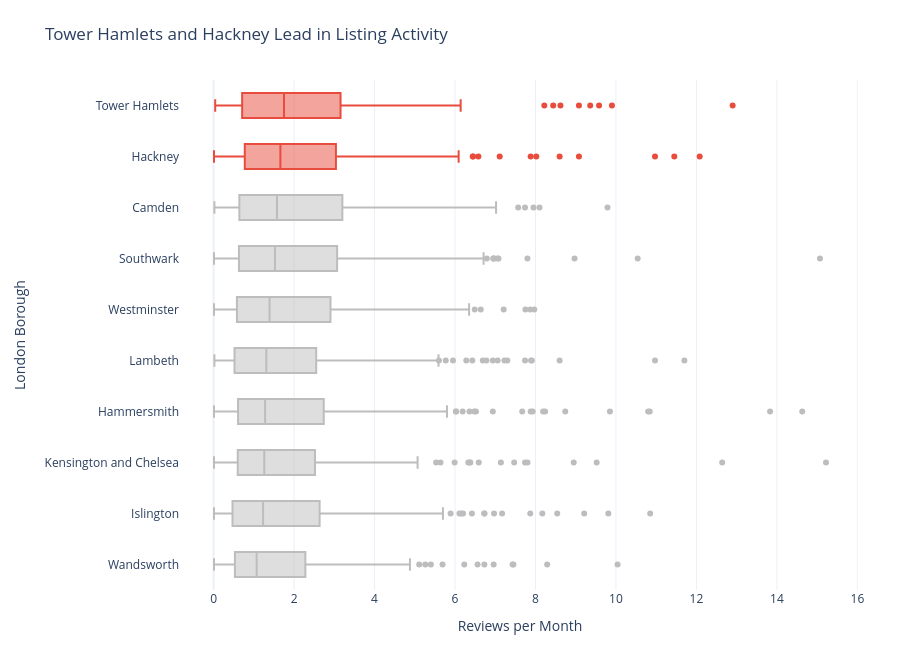

Here is the notebook cell this chart was saved with:
### Markdown cell above
## Task 2 — Box plot: listing activity by borough

**What to build:** A **horizontal box plot** comparing listing activity (reviews per month) across London boroughs — reviews per month is a proxy for how frequently a listing is booked.

**Requirements:**
- Horizontal orientation (borough names are long)
- Sorted by median reviews per month (most active at top)
- Highlight the **two most active** boroughs in a different colour
- Outliers shown as individual points
- Insight title naming the two busiest boroughs

> 💡 Some listings have zero reviews — these are new or inactive listings. Filter them out with before plotting

### Code cell
import pandas as pd
import plotly.graph_objects as go

# Step 1: Filter out listings with zero reviews
plot_df = df[df['reviews_per_month'] > 0].copy()

# Step 2: Calculate median reviews per borough
borough_col = 'neighbourhood'

medians = (
    plot_df.groupby(borough_col)['reviews_per_month']
    .median()
    .sort_values(ascending=False)
)

# Step 3: Identify the two most active boroughs
top_two = medians.head(2).index.tolist()

print("Top 2 most active boroughs:", top_two)

# Step 4: Create horizontal box plot
fig = go.Figure()

for borough in medians.index:
    subset = plot_df[plot_df[borough_col] == borough]

    color = '#E74C3C' if borough in top_two else '#BDBDBD'

    fig.add_trace(go.Box(
        x=subset['reviews_per_month'],
        y=[borough] * len(subset),
        name=borough,
        orientation='h',
        marker_color=color,
        line_color=color,
        boxpoints='outliers',
        showlegend=False
    ))

# Step 5: Add insight title
fig.update_layout(
    title=f"{top_two[0]} and {top_two[1]} Lead in Listing Activity",
    xaxis_title='Reviews per Month',
    yaxis_title='London Borough',
    template='plotly_white',
    height=max(650, len(medians) * 32),
    margin=dict(l=180, r=40, t=80, b=60)
)

# Show highest median at the top
fig.update_yaxes(
    categoryorder='array',
    categoryarray=medians.index[::-1].tolist()
)

fig.show()

### Figure 1 — Plotly figure (JSON) as saved in the notebook; plotly's stock layout.template omitted (floating-point values rounded to 4 significant figures; data arrays with more than 128 entries replaced by an {"elided": "..."} marker saying what was removed)
{"data": [{"boxpoints": "outliers", "line": {"color": "#E74C3C"}, "marker": {"color": "#E74C3C"}, "name": "Tower Hamlets", "orientation": "h", "showlegend": false, "type": "box", "x": {"elided": "259 float values"}, "y": {"elided": "259 str values"}}, {"boxpoints": "outliers", "line": {"color": "#E74C3C"}, "marker": {"color": "#E74C3C"}, "name": "Hackney", "orientation": "h", "showlegend": false, "type": "box", "x": {"elided": "252 float values"}, "y": {"elided": "252 str values"}}, {"boxpoints": "outliers", "line": {"color": "#BDBDBD"}, "marker": {"color": "#BDBDBD"}, "name": "Camden", "orientation": "h", "showlegend": false, "type": "box", "x": {"elided": "246 float values"}, "y": {"elided": "246 str values"}}, {"boxpoints": "outliers", "line": {"color": "#BDBDBD"}, "marker": {"color": "#BDBDBD"}, "name": "Southwark", "orientation": "h", "showlegend": false, "type": "box", "x": {"elided": "270 float values"}, "y": {"elided": "270 str values"}}, {"boxpoints": "outliers", "line": {"color": "#BDBDBD"}, "marker": {"color": "#BDBDBD"}, "name": "Westminster", "orientation": "h", "showlegend": false, "type": "box", "x": {"elided": "260 float values"}, "y": {"elided": "260 str values"}}, {"boxpoints": "outliers", "line": {"color": "#BDBDBD"}, "marker": {"color": "#BDBDBD"}, "name": "Lambeth", "orientation": "h", "showlegend": false, "type": "box", "x": {"elided": "250 float values"}, "y": {"elided": "250 str values"}}, {"boxpoints": "outliers", "line": {"color": "#BDBDBD"}, "marker": {"color": "#BDBDBD"}, "name": "Hammersmith", "orientation": "h", "showlegend": false, "type": "box", "x": {"elided": "245 float values"}, "y": {"elided": "245 str values"}}, {"boxpoints": "outliers", "line": {"color": "#BDBDBD"}, "marker": {"color": "#BDBDBD"}, "name": "Kensington and Chelsea", "orientation": "h", "showlegend": false, "type": "box", "x": {"elided": "246 float values"}, "y": {"elided": "246 str values"}}, {"boxpoints": "outliers", "line": {"color": "#BDBDBD"}, "marker": {"color": "#BDBDBD"}, "name": "Islington", "orientation": "h", "showlegend": false, "type": "box", "x": {"elided": "241 float values"}, "y": {"elided": "241 str values"}}, {"boxpoints": "outliers", "line": {"color": "#BDBDBD"}, "marker": {"color": "#BDBDBD"}, "name": "Wandsworth", "orientation": "h", "showlegend": false, "type": "box", "x": {"elided": "226 float values"}, "y": {"elided": "226 str values"}}], "layout": {"height": 650, "margin": {"b": 60, "l": 180, "r": 40, "t": 80}, "title": {"text": "Tower Hamlets and Hackney Lead in Listing Activity"}, "xaxis": {"title": {"text": "Reviews per Month"}}, "yaxis": {"categoryarray": ["Wandsworth", "Islington", "Kensington and Chelsea", "Hammersmith", "Lambeth", "Westminster", "Southwark", "Camden", "Hackney", "Tower Hamlets"], "categoryorder": "array", "title": {"text": "London Borough"}}}}
